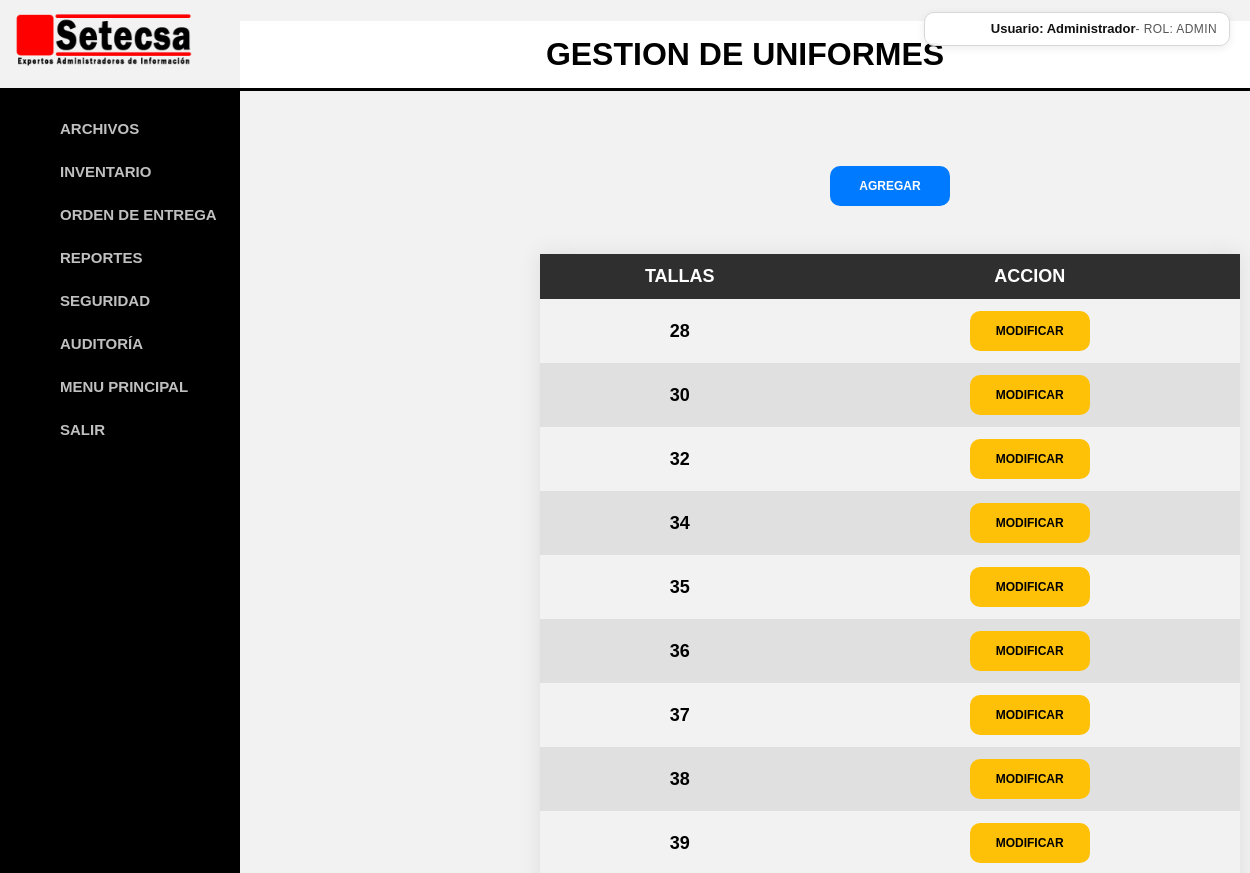
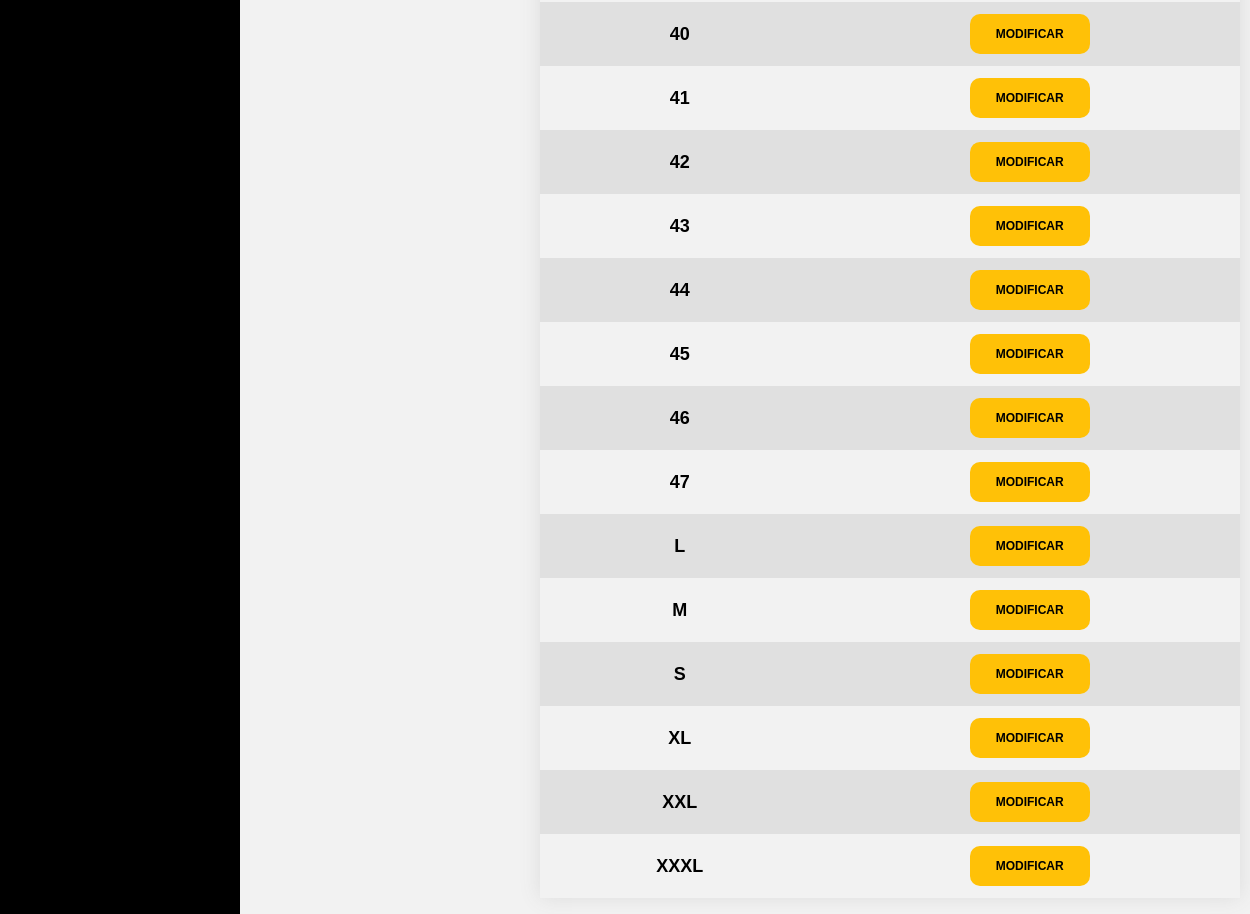
Page /tallasvista.php (signed in) on the committed database (2 pictures, top to bottom).
### tables this page shows
CREATE TABLE `tallas` (
  `id` bigint(20) UNSIGNED NOT NULL,
  `nombre` varchar(5) NOT NULL
);

### tallasvista.php (the view, shortened to what this page needs)
<?php
    include ('encabezado.php');
    include ('conexion_db.php');
    $qry = "select * from tallas order by nombre";
    $result = mysqli_query($mysqli,$qry) or die('La consulta falló: '.$mysqli -> error);
    $css1= "sr_grid1";
    $color[1]=$css1;
    $ncolor=0;
?>
<html lang="en">
    <br><br><br><br>
    <table class="tablabotones">
        <tr>
            <td><input type="button"  class="boton" value="AGREGAR" title="AGREGAR TALLA" onclick="javascript:{lanzar('tallasagregar.php')}"></td>
        </tr>
    </table>
    <table class="styled-table-3">
        <thead>
            <tr>
                <th>TALLAS</th>
                <th>ACCION</th>
            </tr>
        </thead>
        <tbody>
                <?php
                    while($row = mysqli_fetch_array($result, MYSQLI_ASSOC))
                    {
                        $id = $row['id'];
                        $nombre = $row['nombre'];
                ?>
                        <tr class="<?php echo $color[$ncolor]?>">
                            <td><?php echo nl2br(trim($nombre))?></td>
                            <td><input type="button"  class="boton boton-amarillo" title="MODIFICAR TALLA" value="MODIFICAR" onclick="javascript:{lanzar('tallasmodificar.php?id=<?php echo $id?>')}" /></td>
                        </tr>
                <?php
                        $ncolor = $ncolor + 1;
                        if ($ncolor > 1 ) { $ncolor=0;}
                    }
                ?>
            </tbody>
    </table>
</html>

### formatos.css (style rules this page uses)
body { font-family: Arial, sans-serif; margin: 0; padding: 0; margin-left: 240px; background-color: #f2f2f2; color: #000; }
.sr_grid1 { background-color: #e0e0e0; }
.boton { font-size:12px; font-family:sans-serif; font-weight:bold; color:#ffffff; background:#333333; border:0px; border-radius: 10px; width:120px; height:40px; }
input[type="button"].boton[value="AGREGAR"], button[type="button"].boton[value="AGREGAR"], a.boton[value="AGREGAR"] { background: #007bff !important; color: #ffffff !important; }
.boton-amarillo { background: #ffc107; color: #000000; }
.styled-table-3 { border-collapse: collapse; margin: 45px 300px; font-size: 18px; font-family: sans-serif; min-width: 700px; box-shadow: 0 0 20px #dcdcdc; }
.styled-table-3 thead tr { background-color: #2f2f2f; color: #ffffff; text-align: middle; }
.styled-table-3 th, .styled-table-3 td { padding: 12px 15px; }
.styled-table-3 tbody tr td { text-align: center; font-weight: bold; color: #000000; height: 10px; }
.tablabotones { margin: 0px 400px; min-width: 500px; }
.tablabotones tbody tr td { text-align: center; }

### rows in the picture
tallas: nombre "28"
tallas: nombre "30"
tallas: nombre "32"
tallas: nombre "34"
tallas: nombre "35"
tallas: nombre "36"
tallas: nombre "37"
tallas: nombre "38"
tallas: nombre "39"
tallas: nombre "40"
tallas: nombre "41"
tallas: nombre "42"
tallas: nombre "43"
tallas: nombre "44"
tallas: nombre "45"
tallas: nombre "46"
tallas: nombre "47"
tallas: nombre "L"
tallas: nombre "M"
tallas: nombre "S"
tallas: nombre "XL"
tallas: nombre "XXL"
tallas: nombre "XXXL"

### other values in the picture
$nombreUsuarioSesion "Administrador"
$rolUsuarioSesion "ADMIN"
